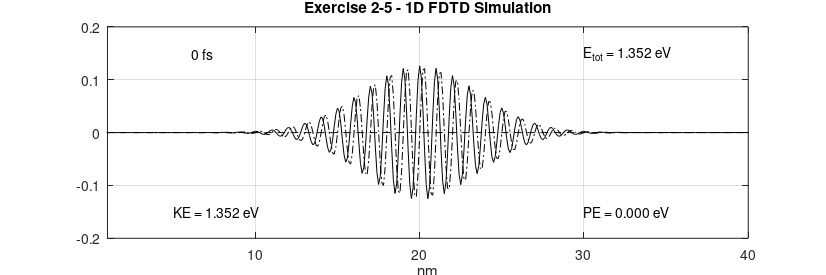
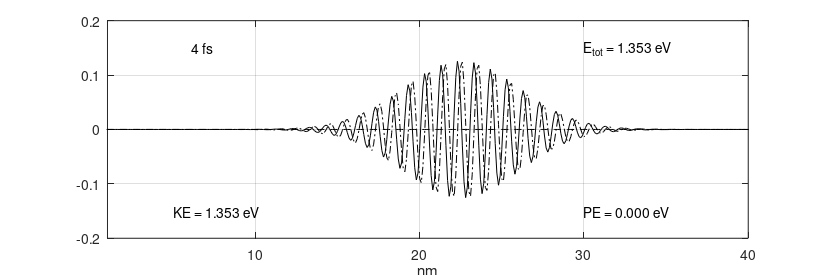
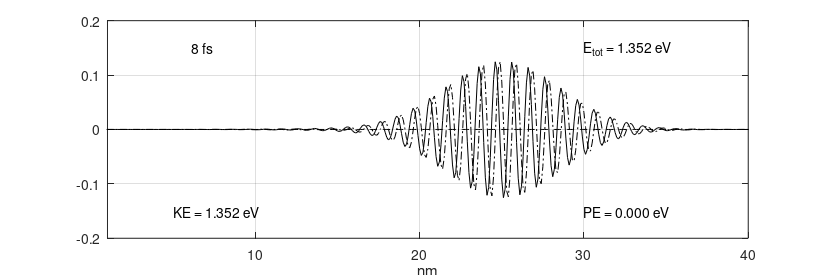

The MATLAB source for these figures, in order:
##############################################################################
##
## Copyright (C) 2023, Ervin Mazlagic
##
## This file is part of the personal solutions manual for "Quantum Mechanics
## for Electrical Engineers" by Dennis M. Sullivan (ISBN 978-0-470-87409-7),
## see "github.com/ninux/qmee".
##
##############################################################################

## Chapter 1 - Exercise 2-5
## 1D FDTD simulation of psi

# cleanup environment
clear all;
close all;

% measure time for complete script to run
tic();

# general definitions and constants
h           = 6.626e-34;    # [J*s]     Plank's constant
hbar        = h/(2*pi);     # [J*s]     reduced Plank's constant
m0          = 9.1e-31;      # [kg]      free space mass of electron (rest mass)

meff_Si     = 1.08;         # [-]       effective mass factor of Si
meff_Ge     = 0.067;        # [-]       effective mass factor of Ge
meff_GaAs   = 0.55;         # [-]       effective mass factor of GaAs

meff        = meff_Si;      # [m]       effective mass
melec       = meff*m0;      # [?]       mass of an electron
ecoul       = 1.6e-19;      # [C]       charge of an electron
epsz        = 8.85e-9;      # [A*s/V/m] dielectric of free space
eV2J        = 1.6e-19;      # [-]       energy conversion factor (eV to J)
J2eV        = 1/eV2J;       # [-]       energy conversion factor (J to eV)

# simulation parameters
NN          = 400;          # [-]       number of points in the problem space
del_x       = .1e-9;        # [?]       cell size
dt          = 2e-17;        # [s]       time steps
DX          = del_x*1e9;    # [_]       cell size in nm
XX          = (DX:DX:DX*NN);# [-]       length in nm for plotting
ra          = (0.5*hbar/melec)*(dt/del_x^2);    # must be < 0.15 for stability

# check stability
if (ra < 0.15)
    # stable
elseif
    # unstable
    printf("WARNING: Simulation not stable, check parameters ...");
endif

# specification of the potential
# original code with loops

V = zeros(1,NN);  # init potential vector

## potential definitions

# constant barrier band in center
for n = NN/2:NN/2+50
#    V(n) = .15*eV2J;
end

# semiconductor condution band
for n = 1 : NN/2
#    V(n) = .1*eV2J;
end

for n = NN/2+1 : NN
#    V(n) = .2*eV2J;
end

# electric field
for n = 1 : NN
#    V(n) = -(0.2/400)*(n-400)*eV2J;
end

# new code with potential selection and without loops
#{
V = zeros(1,NN);    # initialize potential vector with 0

# potential options
#{
    A = zero potential
    B = constant barrier band in center
    C = semiconductor conduction band
    D = one-sided finite wall
    E = linear electric field
#}
potentialOption = "A";

if (potentialOption == "A")
    # zero potential
elseif (potentialOption == "B")
    # constant barrier band in center
    bw = 50;                    # barrier width
    vb = 0.15*eV2J;             # barrier potential
    V(NN/2:NN/2+bw) = vb;
elseif (potentialOption == "C")
    # semicondctor conduction band
    vb1 = 0.1*eV2J;             # 1st potential
    vb2 = 0.2*eV2J;             # 2nd potential
    V(1:NN/2) = vb1;
    V(NN/2+1:NN) = vb2;
elseif (potentialOption == "D")
    # one-sided finite wall
    vb = 0.2*eV2J;              # potential
    V(NN/2:NN) = vb;
elseif (potentialOption == "E")
    # linear electric field
    vbm = (0.2/NN)*eV2J;        # max. potential
    V(1:NN) = ([NN:-1:1]')*vbm;
elseif
    printf("ERROR: invalid potential option, aborting script ...\n");
    return
endif
#}

#initialize a sine wave in a gaussian envelope
lambda  = 10;           # pulse wavelength
sigma   = 50;           # pulse width
nc      = 200;          # starting position
prl     = zeros(1,NN);  # real part of the state variable
pim     = zeros(1,NN);  # imaginary part of the state variable
ptot    = 0.;           # total energy

# original code with loops

for n=2:NN-1
    prl(n)  = exp(-1.*((n-nc)/sigma)^2)*cos(2*pi*(n-nc)/lambda);
    pim(n)  = exp(-1.*((n-nc)/sigma)^2)*sin(2*pi*(n-nc)/lambda);
    ptot    = ptot + prl(n)^2 + pim(n)^2;
end

# new code without loops
#{
prl(2:NN-1) = exp(-1.*(([2:NN-1]-nc)./sigma).^2) ...
            .* cos((2*pi).*([2:NN-1]-nc)./lambda);
pim(2:NN-1) = exp(-1.*(([2:NN-1]-nc)./sigma).^2) ...
            .* sin((2*pi).*([2:NN-1]-nc)./lambda);
ptot = sum(prl.^2) + sum(pim.^2);
#}

pnorm = sqrt(ptot); # normalization constant

# normalize and check
ptot = 0.;

# original code with loops

for n=1:NN
    prl(n)  = prl(n)/pnorm;
    pim(n)  = pim(n)/pnorm;
    ptot    = ptot + prl(n)^2 + pim(n)^2;
end

# new code without loops
#{
prl(1:NN) = prl(1:NN)./pnorm;
pim(1:NN) = pim(1:NN)./pnorm;
ptot = sum(prl(1:NN).^2) + sum(pim(1:NN).^2);
#}

# check normalization for total energy
    norm_limit = (1e-3)*[-1, 1] + 1;
    if (ptot > norm_limit(1) && ptot < norm_limit(2))
        # normalization ok
        fprintf("INFO: Normalization for energy ok (n = %f, error = %2.3f %%).\n",
                ptot, (ptot-1)*1e2);
    else
        # normalization not ok
        fprintf("WARNING: Normalization for energy not ok (n = %f, error = %2.3f %%).\n",
                ptot, (ptot-1)*1e2);
    endif

# parameters for the FDTD simulation
T       = 0;    # absolute time in steps
n_step  = 1;    # steps per loop
count   = 0;    # number of loops
nos     = 200;  # number of timestepts between plots (equidistant)
nop     = 3;    # number of plots to be made

# perform simulation
while nop > count

    # this is the core FDTD program
    for m=1:n_step
        T = T+1;


        for n=2:NN-1
            prl(n) = prl(n) ...
                   - ra*(pim(n-1) -2*pim(n) + pim(n+1)) ...
                   + (dt/hbar)*V(n)*pim(n);
        end

        for n=2:NN-1
            pim(n) = pim(n) ...
                   + ra*(prl(n-1) -2*prl(n) + prl(n+1)) ...
                   - (dt/hbar)*V(n)*prl(n);
        end

        # new code without loops
        #{
        rng = [2:NN-1];

        prl(rng) = prl(rng) ...
                 - ra.*(pim(rng-1) - 2.*pim(rng) + pim(rng+1)) ...
                 + (dt/hbar).*V(rng).*pim(rng);

        pim(rng) = pim(rng) ...
                 + ra.*(prl(rng-1) - 2.*prl(rng) + prl(rng+1)) ...
                 - (dt/hbar).*V(rng).*prl(rng);
        #}
    end

    # calculate the expected values
    PE = 0.;    # initialize potential energy

    # original code with loops

    for n=1:NN
        psi(n) = prl(n) + i*pim(n);
        PE     = PE + psi(n)*psi(n)'*V(n);
    end

    # new code without loops
    #{
    psi(1:NN) = prl(1:NN) + i.*pim(1:NN);
    PE = sum(psi(1:NN).*conj(psi(1:NN)).*V(1:NN));
    #}

    # check normalization
    check_norm = psi*psi';
    norm_limit = (1e-3)*[-1, 1] + 1;
    if (check_norm > norm_limit(1) && check_norm < norm_limit(2))
        # normalization ok
        fprintf("INFO: Normalization for psi ok (n = %f, error = %2.3f %%).\n",
                check_norm, (check_norm-1)*1e2);
    else
        # normalization not ok
        fprintf("WARNING: Normalization for psi not ok (n = %f, error = %2.3f %%).\n",
                check_norm, (check_norm-1)*1e2);
    endif

    PE = PE*J2eV;    # potential energy

    ke = 0. + j*0.;

    # original code with loops

    for n=2:NN-1
        lap_p = psi(n+1) - 2*psi(n) + psi(n-1);
        ke = ke + lap_p*psi(n)';
    end

    # new code without loops
    #{
    rng = [2:NN-1];
    ke = sum((psi(rng+1)-2.*psi(rng)+psi(rng-1)).*conj(psi(rng)));
    #}

    KE = -J2eV*((hbar/del_x)^2/(2*melec))*real(ke);    # kinetic energy

    # plot results
    figure(count+1);
    plot(XX, prl, "k");
    hold on;
    plot(XX, pim, "-.k");
    plot(XX, J2eV*V, "--k");
    hold off;

    axis([1 DX*NN -.2 .2] );

    # insert plot annotations
    text( 5,  .15, sprintf("%7.0f fs",           T*dt*1e15)); # show time in plot
    text( 5, -.15, sprintf("KE = %5.3f eV",      KE));        # show KE in plot
    text(30, -.15, sprintf("PE = %5.3f eV",      PE));        # show PE in plot
    text(30,  .15, sprintf("E_t_o_t = %5.3f eV", KE+PE));     # show Etot in plot

    xlabel("nm");

    set(gca, "fontsize", 10);
    if (count == 0)
        title("Exercise 2-5 - 1D FDTD Simulation");
    else
        title(" ");
    endif
    grid on;

    fig = gcf();
    set(fig, "PaperUnits", "centimeters");
    x_width = 21;
    y_width = 7;
    set(fig, "PaperPosition", [0 0 x_width y_width]);
    print(fig, strcat("ex_2_5_", num2str(count), ".png"), "-dpng");

    count++;
    n_step = nos;
end

# show time
elapsed_time = toc();
printf("INFO: Total time for simulation is %f s\n", elapsed_time);
